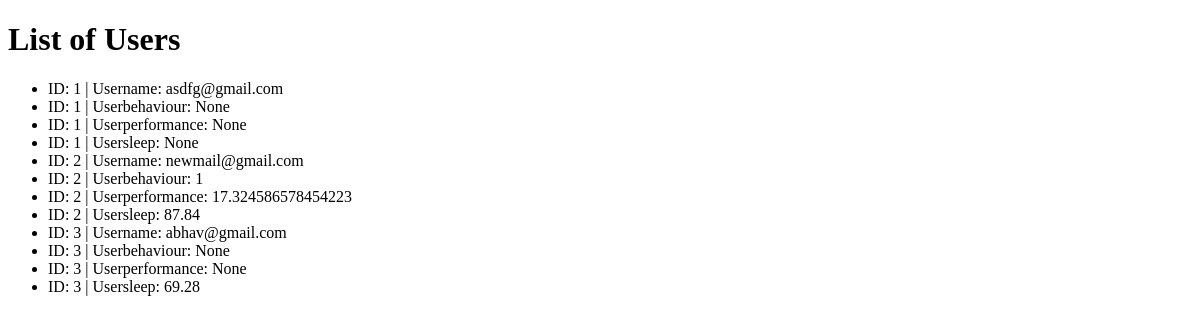
/usersprofile, run on an earlier commit of the app's database.
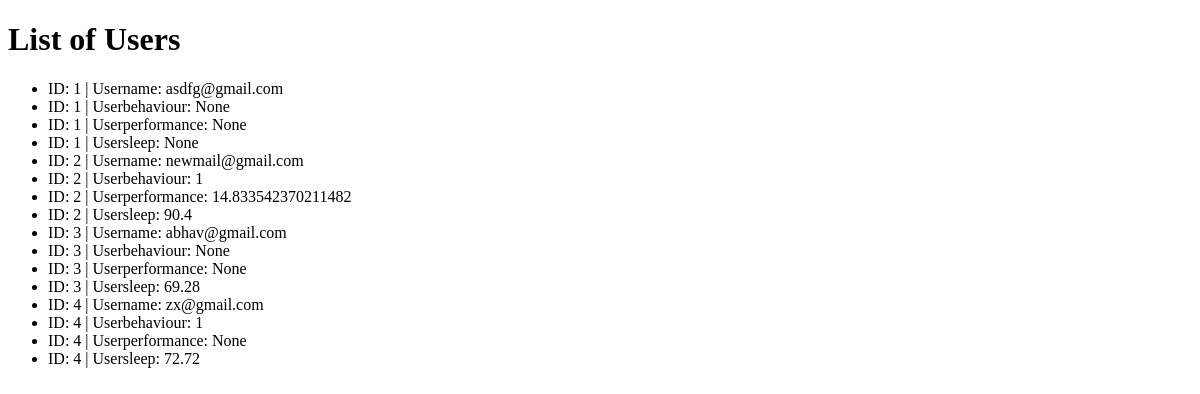
And on a later commit of the database.
### model.py (models this page shows)
class UserProfile(db.Model):
    id=db.Column(db.Integer,primary_key=True)
    username = db.Column(db.String(100), unique=True, nullable=False)
    behaviour=db.Column(db.Integer,nullable=True)
    sleep=db.Column(db.Integer,nullable=True)
    performance=db.Column(db.Integer,nullable=True)

### app.py (the view)
@app.route('/usersprofile')
def show_users_profile():
    users = UserProfile.query.all()
    return render_template('userprofile.html', users=users)

### templates/userprofile.html (shortened to what this page needs)
<!DOCTYPE html>
<html>
<head>
</head>
<body>
    <h1>List of Users</h1>
    <ul>
        {% for user in users %}
            <li>ID: {{ user.id }} | Username: {{ user.username }}</li>
            <li>ID: {{ user.id }} | Userbehaviour: {{ user.behaviour }}</li>
            <li>ID: {{ user.id }} | Userperformance: {{ user.performance }}</li>
            <li>ID: {{ user.id }} | Usersleep: {{ user.sleep }}</li>
        {% endfor %}
    </ul>
</body>
</html>

What changed in the data, as far as the page shows it:
changed UserProfile "newmail@gmail.com": performance "17.324586578454223" → "14.833542370211482"; sleep "87.84" → "90.4"
added UserProfile: id "4", username "zx@gmail.com", behaviour "1", performance "None", sleep "72.72"
